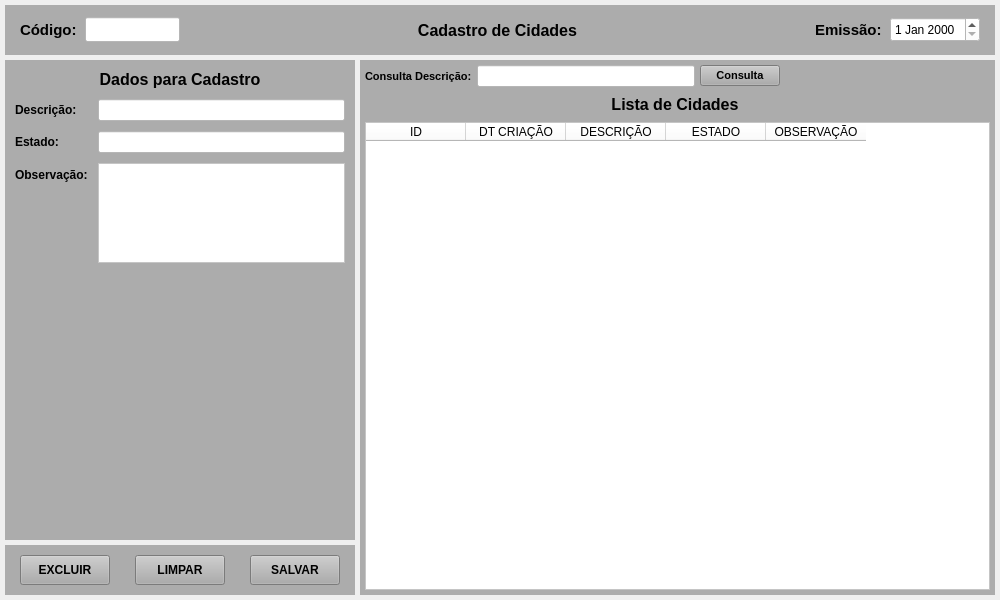
<?xml version="1.0" encoding="UTF-8"?>
<ui version="4.0">
 <class>MainWindow</class>
 <widget class="QMainWindow" name="MainWindow">
  <property name="geometry">
   <rect>
    <x>0</x>
    <y>0</y>
    <width>1000</width>
    <height>600</height>
   </rect>
  </property>
  <property name="windowTitle">
   <string>Cadastro de Cidades</string>
  </property>
  <widget class="QWidget" name="centralwidget">
   <layout class="QVBoxLayout" name="verticalLayout">
    <property name="spacing">
     <number>5</number>
    </property>
    <property name="leftMargin">
     <number>5</number>
    </property>
    <property name="topMargin">
     <number>5</number>
    </property>
    <property name="rightMargin">
     <number>5</number>
    </property>
    <property name="bottomMargin">
     <number>5</number>
    </property>
    <item>
     <widget class="QWidget" name="widget" native="true">
      <property name="minimumSize">
       <size>
        <width>0</width>
        <height>50</height>
       </size>
      </property>
      <property name="maximumSize">
       <size>
        <width>16777215</width>
        <height>50</height>
       </size>
      </property>
      <property name="styleSheet">
       <string notr="true">background-color: rgb(172, 172, 172);</string>
      </property>
      <layout class="QHBoxLayout" name="horizontalLayout">
       <property name="spacing">
        <number>5</number>
       </property>
       <property name="leftMargin">
        <number>15</number>
       </property>
       <property name="topMargin">
        <number>5</number>
       </property>
       <property name="rightMargin">
        <number>15</number>
       </property>
       <property name="bottomMargin">
        <number>5</number>
       </property>
       <item>
        <widget class="QLabel" name="label_4">
         <property name="minimumSize">
          <size>
           <width>60</width>
           <height>0</height>
          </size>
         </property>
         <property name="maximumSize">
          <size>
           <width>60</width>
           <height>16777215</height>
          </size>
         </property>
         <property name="font">
          <font>
           <pointsize>11</pointsize>
           <weight>75</weight>
           <bold>true</bold>
          </font>
         </property>
         <property name="text">
          <string>Código:</string>
         </property>
         <property name="alignment">
          <set>Qt::AlignLeading|Qt::AlignLeft|Qt::AlignVCenter</set>
         </property>
        </widget>
       </item>
       <item>
        <widget class="QLineEdit" name="line_Num">
         <property name="sizePolicy">
          <sizepolicy hsizetype="Preferred" vsizetype="Preferred">
           <horstretch>0</horstretch>
           <verstretch>0</verstretch>
          </sizepolicy>
         </property>
         <property name="minimumSize">
          <size>
           <width>95</width>
           <height>25</height>
          </size>
         </property>
         <property name="maximumSize">
          <size>
           <width>95</width>
           <height>25</height>
          </size>
         </property>
         <property name="font">
          <font>
           <pointsize>9</pointsize>
          </font>
         </property>
         <property name="styleSheet">
          <string notr="true">background-color: rgb(255, 255, 255);</string>
         </property>
         <property name="inputMask">
          <string/>
         </property>
         <property name="text">
          <string/>
         </property>
         <property name="frame">
          <bool>true</bool>
         </property>
         <property name="echoMode">
          <enum>QLineEdit::Normal</enum>
         </property>
         <property name="alignment">
          <set>Qt::AlignCenter</set>
         </property>
         <property name="dragEnabled">
          <bool>false</bool>
         </property>
         <property name="placeholderText">
          <string/>
         </property>
        </widget>
       </item>
       <item>
        <widget class="QLabel" name="label_titulo">
         <property name="font">
          <font>
           <pointsize>12</pointsize>
           <weight>75</weight>
           <bold>true</bold>
          </font>
         </property>
         <property name="text">
          <string>Cadastro de Cidades</string>
         </property>
         <property name="alignment">
          <set>Qt::AlignCenter</set>
         </property>
        </widget>
       </item>
       <item>
        <widget class="QLabel" name="label">
         <property name="minimumSize">
          <size>
           <width>70</width>
           <height>0</height>
          </size>
         </property>
         <property name="maximumSize">
          <size>
           <width>70</width>
           <height>16777215</height>
          </size>
         </property>
         <property name="font">
          <font>
           <pointsize>11</pointsize>
           <weight>75</weight>
           <bold>true</bold>
          </font>
         </property>
         <property name="text">
          <string>Emissão:</string>
         </property>
        </widget>
       </item>
       <item>
        <widget class="QDateEdit" name="date_Emissao">
         <property name="sizePolicy">
          <sizepolicy hsizetype="Preferred" vsizetype="Preferred">
           <horstretch>0</horstretch>
           <verstretch>0</verstretch>
          </sizepolicy>
         </property>
         <property name="minimumSize">
          <size>
           <width>90</width>
           <height>25</height>
          </size>
         </property>
         <property name="maximumSize">
          <size>
           <width>90</width>
           <height>25</height>
          </size>
         </property>
         <property name="font">
          <font>
           <pointsize>9</pointsize>
           <weight>50</weight>
           <bold>false</bold>
          </font>
         </property>
         <property name="styleSheet">
          <string notr="true">background-color: rgb(255, 255, 255);</string>
         </property>
        </widget>
       </item>
      </layout>
     </widget>
    </item>
    <item>
     <widget class="QWidget" name="widget_2" native="true">
      <layout class="QGridLayout" name="gridLayout" columnstretch="0,0" columnminimumwidth="0,0">
       <property name="leftMargin">
        <number>0</number>
       </property>
       <property name="topMargin">
        <number>0</number>
       </property>
       <property name="rightMargin">
        <number>0</number>
       </property>
       <property name="bottomMargin">
        <number>0</number>
       </property>
       <property name="spacing">
        <number>5</number>
       </property>
       <item row="0" column="0">
        <widget class="QWidget" name="widget_3" native="true">
         <property name="minimumSize">
          <size>
           <width>350</width>
           <height>0</height>
          </size>
         </property>
         <property name="maximumSize">
          <size>
           <width>350</width>
           <height>16777215</height>
          </size>
         </property>
         <layout class="QGridLayout" name="gridLayout_2">
          <property name="leftMargin">
           <number>0</number>
          </property>
          <property name="topMargin">
           <number>0</number>
          </property>
          <property name="rightMargin">
           <number>0</number>
          </property>
          <property name="bottomMargin">
           <number>0</number>
          </property>
          <property name="horizontalSpacing">
           <number>0</number>
          </property>
          <property name="verticalSpacing">
           <number>5</number>
          </property>
          <item row="0" column="0">
           <widget class="QWidget" name="widget_5" native="true">
            <property name="cursor">
             <cursorShape>SplitVCursor</cursorShape>
            </property>
            <property name="styleSheet">
             <string notr="true">background-color: rgb(172, 172, 172);</string>
            </property>
            <layout class="QFormLayout" name="formLayout">
             <property name="horizontalSpacing">
              <number>10</number>
             </property>
             <property name="verticalSpacing">
              <number>10</number>
             </property>
             <property name="leftMargin">
              <number>10</number>
             </property>
             <property name="topMargin">
              <number>10</number>
             </property>
             <property name="rightMargin">
              <number>10</number>
             </property>
             <property name="bottomMargin">
              <number>10</number>
             </property>
             <item row="0" column="0" colspan="2">
              <widget class="QLabel" name="label_titulo_2">
               <property name="font">
                <font>
                 <pointsize>12</pointsize>
                 <weight>75</weight>
                 <bold>true</bold>
                </font>
               </property>
               <property name="text">
                <string>Dados para Cadastro</string>
               </property>
               <property name="alignment">
                <set>Qt::AlignCenter</set>
               </property>
              </widget>
             </item>
             <item row="1" column="0">
              <widget class="QLabel" name="label_24">
               <property name="font">
                <font>
                 <pointsize>9</pointsize>
                 <weight>75</weight>
                 <bold>true</bold>
                </font>
               </property>
               <property name="text">
                <string>Descrição:</string>
               </property>
               <property name="alignment">
                <set>Qt::AlignLeading|Qt::AlignLeft|Qt::AlignVCenter</set>
               </property>
              </widget>
             </item>
             <item row="1" column="1">
              <widget class="QLineEdit" name="line_Descricao">
               <property name="font">
                <font>
                 <pointsize>8</pointsize>
                </font>
               </property>
               <property name="styleSheet">
                <string notr="true">background-color: rgb(255, 255, 255);</string>
               </property>
               <property name="text">
                <string/>
               </property>
               <property name="maxLength">
                <number>45</number>
               </property>
               <property name="alignment">
                <set>Qt::AlignLeading|Qt::AlignLeft|Qt::AlignVCenter</set>
               </property>
              </widget>
             </item>
             <item row="2" column="0">
              <widget class="QLabel" name="label_25">
               <property name="font">
                <font>
                 <pointsize>9</pointsize>
                 <weight>75</weight>
                 <bold>true</bold>
                </font>
               </property>
               <property name="text">
                <string>Estado:</string>
               </property>
               <property name="alignment">
                <set>Qt::AlignLeading|Qt::AlignLeft|Qt::AlignVCenter</set>
               </property>
              </widget>
             </item>
             <item row="2" column="1">
              <widget class="QLineEdit" name="line_Estado">
               <property name="font">
                <font>
                 <pointsize>8</pointsize>
                </font>
               </property>
               <property name="styleSheet">
                <string notr="true">background-color: rgb(255, 255, 255);</string>
               </property>
               <property name="text">
                <string/>
               </property>
               <property name="maxLength">
                <number>20</number>
               </property>
               <property name="alignment">
                <set>Qt::AlignLeading|Qt::AlignLeft|Qt::AlignVCenter</set>
               </property>
              </widget>
             </item>
             <item row="3" column="0">
              <widget class="QLabel" name="label_28">
               <property name="font">
                <font>
                 <pointsize>9</pointsize>
                 <weight>75</weight>
                 <bold>true</bold>
                </font>
               </property>
               <property name="text">
                <string>Observação:</string>
               </property>
               <property name="alignment">
                <set>Qt::AlignLeading|Qt::AlignLeft|Qt::AlignVCenter</set>
               </property>
              </widget>
             </item>
             <item row="3" column="1">
              <widget class="QPlainTextEdit" name="plain_Obs">
               <property name="sizePolicy">
                <sizepolicy hsizetype="Preferred" vsizetype="Preferred">
                 <horstretch>0</horstretch>
                 <verstretch>0</verstretch>
                </sizepolicy>
               </property>
               <property name="minimumSize">
                <size>
                 <width>0</width>
                 <height>100</height>
                </size>
               </property>
               <property name="maximumSize">
                <size>
                 <width>16777215</width>
                 <height>100</height>
                </size>
               </property>
               <property name="styleSheet">
                <string notr="true">background-color: rgb(255, 255, 255);</string>
               </property>
              </widget>
             </item>
            </layout>
           </widget>
          </item>
          <item row="1" column="0">
           <widget class="QWidget" name="widget_6" native="true">
            <property name="minimumSize">
             <size>
              <width>0</width>
              <height>50</height>
             </size>
            </property>
            <property name="maximumSize">
             <size>
              <width>16777215</width>
              <height>50</height>
             </size>
            </property>
            <property name="styleSheet">
             <string notr="true">background-color: rgb(172, 172, 172);</string>
            </property>
            <layout class="QHBoxLayout" name="horizontalLayout_2">
             <property name="spacing">
              <number>5</number>
             </property>
             <property name="leftMargin">
              <number>15</number>
             </property>
             <property name="topMargin">
              <number>5</number>
             </property>
             <property name="rightMargin">
              <number>15</number>
             </property>
             <property name="bottomMargin">
              <number>5</number>
             </property>
             <item>
              <widget class="QPushButton" name="btn_Excluir">
               <property name="sizePolicy">
                <sizepolicy hsizetype="Preferred" vsizetype="Preferred">
                 <horstretch>0</horstretch>
                 <verstretch>0</verstretch>
                </sizepolicy>
               </property>
               <property name="minimumSize">
                <size>
                 <width>90</width>
                 <height>30</height>
                </size>
               </property>
               <property name="maximumSize">
                <size>
                 <width>90</width>
                 <height>30</height>
                </size>
               </property>
               <property name="font">
                <font>
                 <pointsize>9</pointsize>
                 <weight>75</weight>
                 <bold>true</bold>
                </font>
               </property>
               <property name="cursor">
                <cursorShape>PointingHandCursor</cursorShape>
               </property>
               <property name="text">
                <string>EXCLUIR</string>
               </property>
              </widget>
             </item>
             <item>
              <widget class="QLabel" name="label_2">
               <property name="text">
                <string/>
               </property>
              </widget>
             </item>
             <item>
              <widget class="QPushButton" name="btn_Limpar">
               <property name="sizePolicy">
                <sizepolicy hsizetype="Preferred" vsizetype="Preferred">
                 <horstretch>0</horstretch>
                 <verstretch>0</verstretch>
                </sizepolicy>
               </property>
               <property name="minimumSize">
                <size>
                 <width>90</width>
                 <height>30</height>
                </size>
               </property>
               <property name="maximumSize">
                <size>
                 <width>90</width>
                 <height>30</height>
                </size>
               </property>
               <property name="font">
                <font>
                 <pointsize>9</pointsize>
                 <weight>75</weight>
                 <bold>true</bold>
                </font>
               </property>
               <property name="cursor">
                <cursorShape>PointingHandCursor</cursorShape>
               </property>
               <property name="text">
                <string>LIMPAR</string>
               </property>
              </widget>
             </item>
             <item>
              <widget class="QLabel" name="label_3">
               <property name="text">
                <string/>
               </property>
              </widget>
             </item>
             <item>
              <widget class="QPushButton" name="btn_Salvar">
               <property name="sizePolicy">
                <sizepolicy hsizetype="Preferred" vsizetype="Preferred">
                 <horstretch>0</horstretch>
                 <verstretch>0</verstretch>
                </sizepolicy>
               </property>
               <property name="minimumSize">
                <size>
                 <width>90</width>
                 <height>30</height>
                </size>
               </property>
               <property name="maximumSize">
                <size>
                 <width>90</width>
                 <height>30</height>
                </size>
               </property>
               <property name="font">
                <font>
                 <pointsize>9</pointsize>
                 <weight>75</weight>
                 <bold>true</bold>
                </font>
               </property>
               <property name="cursor">
                <cursorShape>PointingHandCursor</cursorShape>
               </property>
               <property name="text">
                <string>SALVAR</string>
               </property>
              </widget>
             </item>
            </layout>
           </widget>
          </item>
         </layout>
        </widget>
       </item>
       <item row="0" column="1">
        <widget class="QWidget" name="widget_4" native="true">
         <property name="styleSheet">
          <string notr="true">background-color: rgb(172, 172, 172);</string>
         </property>
         <layout class="QGridLayout" name="gridLayout_3">
          <property name="leftMargin">
           <number>5</number>
          </property>
          <property name="topMargin">
           <number>5</number>
          </property>
          <property name="rightMargin">
           <number>5</number>
          </property>
          <property name="bottomMargin">
           <number>5</number>
          </property>
          <property name="spacing">
           <number>5</number>
          </property>
          <item row="0" column="1">
           <widget class="QLineEdit" name="line_Consulta">
            <property name="font">
             <font>
              <pointsize>8</pointsize>
             </font>
            </property>
            <property name="styleSheet">
             <string notr="true">background-color: rgb(255, 255, 255);</string>
            </property>
            <property name="alignment">
             <set>Qt::AlignLeading|Qt::AlignLeft|Qt::AlignVCenter</set>
            </property>
           </widget>
          </item>
          <item row="2" column="0" colspan="5">
           <widget class="QTableWidget" name="table_Lista">
            <property name="sizePolicy">
             <sizepolicy hsizetype="Preferred" vsizetype="Preferred">
              <horstretch>0</horstretch>
              <verstretch>0</verstretch>
             </sizepolicy>
            </property>
            <property name="font">
             <font>
              <pointsize>7</pointsize>
             </font>
            </property>
            <property name="styleSheet">
             <string notr="true">background-color: rgb(255, 255, 255);</string>
            </property>
            <attribute name="verticalHeaderDefaultSectionSize">
             <number>0</number>
            </attribute>
            <attribute name="verticalHeaderMinimumSectionSize">
             <number>0</number>
            </attribute>
            <column>
             <property name="text">
              <string>ID</string>
             </property>
            </column>
            <column>
             <property name="text">
              <string>DT CRIAÇÃO</string>
             </property>
            </column>
            <column>
             <property name="text">
              <string>DESCRIÇÃO</string>
             </property>
            </column>
            <column>
             <property name="text">
              <string>ESTADO</string>
             </property>
            </column>
            <column>
             <property name="text">
              <string>OBSERVAÇÃO</string>
             </property>
            </column>
           </widget>
          </item>
          <item row="0" column="0">
           <widget class="QLabel" name="label_6">
            <property name="font">
             <font>
              <pointsize>8</pointsize>
              <weight>75</weight>
              <bold>true</bold>
             </font>
            </property>
            <property name="text">
             <string>Consulta Descrição:</string>
            </property>
            <property name="alignment">
             <set>Qt::AlignLeading|Qt::AlignLeft|Qt::AlignVCenter</set>
            </property>
           </widget>
          </item>
          <item row="0" column="3">
           <widget class="QLabel" name="label_7">
            <property name="minimumSize">
             <size>
              <width>200</width>
              <height>0</height>
             </size>
            </property>
            <property name="maximumSize">
             <size>
              <width>200</width>
              <height>16777215</height>
             </size>
            </property>
            <property name="text">
             <string/>
            </property>
           </widget>
          </item>
          <item row="0" column="2">
           <widget class="QPushButton" name="btn_Consulta">
            <property name="font">
             <font>
              <pointsize>8</pointsize>
              <weight>75</weight>
              <bold>true</bold>
             </font>
            </property>
            <property name="cursor">
             <cursorShape>PointingHandCursor</cursorShape>
            </property>
            <property name="layoutDirection">
             <enum>Qt::LeftToRight</enum>
            </property>
            <property name="autoFillBackground">
             <bool>false</bool>
            </property>
            <property name="text">
             <string>Consulta</string>
            </property>
            <property name="checkable">
             <bool>false</bool>
            </property>
            <property name="autoDefault">
             <bool>false</bool>
            </property>
            <property name="default">
             <bool>false</bool>
            </property>
            <property name="flat">
             <bool>false</bool>
            </property>
           </widget>
          </item>
          <item row="1" column="0" colspan="4">
           <widget class="QLabel" name="label_5">
            <property name="minimumSize">
             <size>
              <width>0</width>
              <height>25</height>
             </size>
            </property>
            <property name="maximumSize">
             <size>
              <width>16777215</width>
              <height>25</height>
             </size>
            </property>
            <property name="font">
             <font>
              <pointsize>12</pointsize>
              <weight>75</weight>
              <bold>true</bold>
             </font>
            </property>
            <property name="text">
             <string>Lista de Cidades</string>
            </property>
            <property name="alignment">
             <set>Qt::AlignCenter</set>
            </property>
           </widget>
          </item>
         </layout>
        </widget>
       </item>
      </layout>
     </widget>
    </item>
   </layout>
  </widget>
 </widget>
 <resources/>
 <connections/>
</ui>
